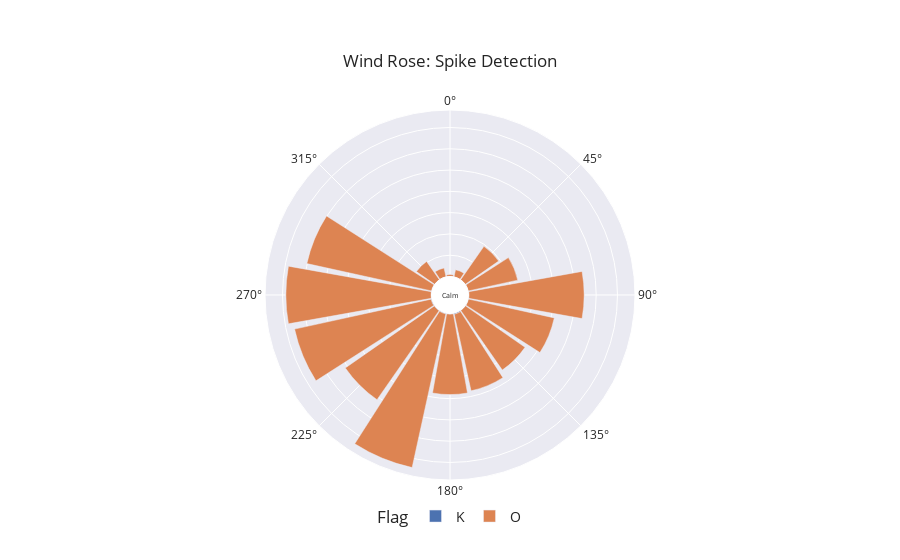

Write notebook code for a chart like this one.
### Code cell
# FINR Rathaus Gemeinde Finsing
df_site = extract_site_data(df=df, dates = dates, site_name="FINR")

plot_wind_rose(df_site, column="Flag")

### Figure 1 — Plotly figure (JSON) as saved in the notebook; plotly's stock layout.template omitted (floating-point values rounded to 4 significant figures)
{"data": [{"hovertemplate": "Flag=K<br>len=%{r}<br>cardinal_direction=%{theta}<extra></extra>", "legendgroup": "K", "marker": {"color": "rgb(76,114,176)", "pattern": {"shape": ""}}, "name": "K", "r": [25, 98, 158, 36, 113, 55, 83, 282, 13, 98, 191, 10, 133, 197, 138, 21], "showlegend": true, "subplot": "polar", "theta": [315, 292.5, 180, 45, 270, 67.5, 135, 157.5, 22.5, 112.5, 247.5, 0, 90, 202.5, 225, 337.5], "type": "barpolar"}, {"hovertemplate": "Flag=O<br>len=%{r}<br>cardinal_direction=%{theta}<extra></extra>", "legendgroup": "O", "marker": {"color": "rgb(221,132,82)", "pattern": {"shape": ""}}, "name": "O", "r": [27040, 2144, 32848, 1719, 5250, 434, 18430, 20645, 18890, 11893, 36962, 25502, 17062, 34100, 29987, 9552], "showlegend": true, "subplot": "polar", "theta": [90, 337.5, 247.5, 22.5, 315, 0, 157.5, 112.5, 180, 67.5, 202.5, 225, 135, 270, 292.5, 45], "type": "barpolar"}], "layout": {"annotations": [{"font": {"size": 7}, "showarrow": false, "text": "Calm", "x": 0.5, "y": 0.5}], "barmode": "relative", "legend": {"font": {"size": 14}, "orientation": "h", "title": {"text": "Flag"}, "tracegroupgap": 0, "x": 0.5, "xanchor": "center", "y": -0.1, "yanchor": "middle"}, "margin": {"t": 110}, "polar": {"angularaxis": {"direction": "clockwise", "rotation": 90}, "domain": {"x": [0, 1], "y": [0, 1]}, "hole": 0.1, "radialaxis": {"linewidth": 0, "showticklabels": false, "ticks": ""}}, "title": {"text": "Wind Rose: Spike Detection", "xanchor": "center", "yanchor": "top"}}}
